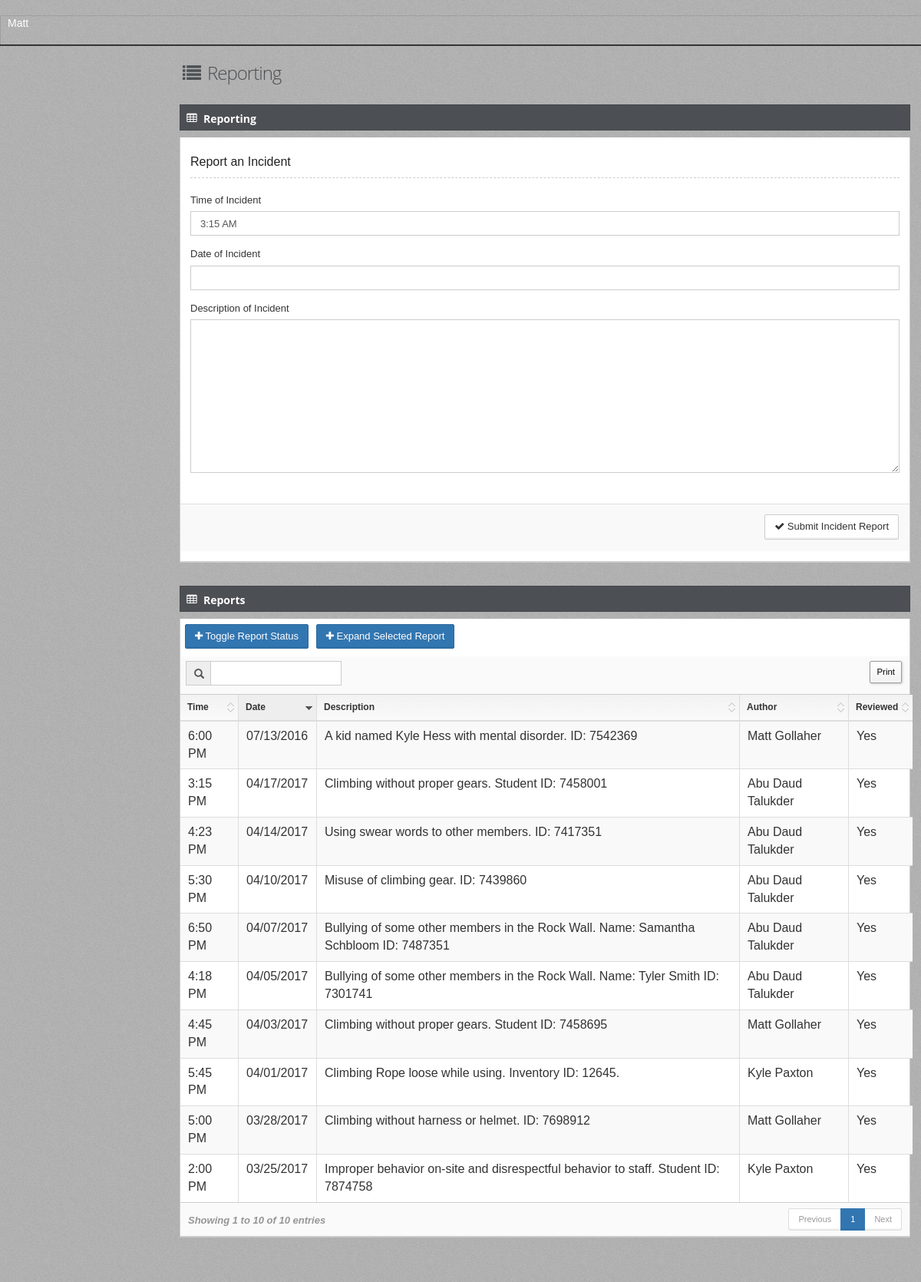
The page /reportingMaster (signed in) on the database its author committed.
### tables this page shows
CREATE TABLE "IncidentReport" (
	`Id`	INTEGER NOT NULL UNIQUE,
	`Time`	TEXT NOT NULL,
	`Date`	TEXT NOT NULL,
	`Description`	TEXT NOT NULL,
	`Author`	TEXT NOT NULL,
	`IsReviewed`	TEXT NOT NULL,
	PRIMARY KEY(`Id`)
);

### app.py (the view)
@app.route('/reportingMaster')
def reportingMaster():
    return reportingModule.reportingMaster()

### databaseFunctions.py (called while the page is built)
def getAllIncidentReportIds():
    with engine.connect() as connection:
        sqlText = text("SELECT Id FROM IncidentReport ORDER by date(Date), time(Time), Id DESC")
        result = engine.execute(sqlText)
        ids = []
        for row in result:
            ids.append(row[0])
        if not ids:
            return None
        else:
            return ids

def getAllIncidentReportTimes():
    with engine.connect() as connection:
        sqlText = text("SELECT Time FROM IncidentReport ORDER by date(Date), time(Time), Id DESC")
        result = engine.execute(sqlText)
        times = []
        for row in result:
            times.append(row[0])
        if not times:
            return None
        else:
            return times

def getAllIncidentReportDates():
    with engine.connect() as connection:
        sqlText = text("SELECT Date FROM IncidentReport ORDER by date(Date), time(Time), Id DESC")
        result = engine.execute(sqlText)
        dates = []
        for row in result:
            dates.append(row[0])
        if not dates:
            return None
        else:
            return dates

def getAllIncidentReportDescriptions():
    with engine.connect() as connection:
        sqlText = text("SELECT Description FROM IncidentReport ORDER by date(Date), time(Time), Id DESC")
        result = engine.execute(sqlText)
        descriptions = []
        for row in result:
            descriptions.append(row[0])
        if not descriptions:
            return None
        else:
            return descriptions

def getAllIncidentReportAuthors():
    with engine.connect() as connection:
        sqlText = text("SELECT Author FROM IncidentReport ORDER by date(Date), time(Time), Id DESC")
        result = engine.execute(sqlText)
        authors = []
        for row in result:
            authors.append(row[0])
        if not authors:
            return None
        else:
            return authors

def getAllIncidentReportIsRevieweds():
    with engine.connect() as connection:
        sqlText = text("SELECT IsReviewed FROM IncidentReport ORDER by date(Date), time(Time), Id DESC")
        result = engine.execute(sqlText)
        isRevieweds = []
        for row in result:
            isRevieweds.append(row[0])
        if not isRevieweds:
            return None
        else:
            return isRevieweds

### templates/reportingManager.html (shortened to what this page needs)
﻿{% extends "layout.html" %}
{%block body %}
<div id="main" role="main">
    <div id="content">
        <div class="row">
            <div class="col-xs-12 col-sm-7 col-md-7 col-lg-4">
                <h1 class="page-title txt-color-blueDark">
                    <i class="fa-fw fa fa-list"></i>
                    Reporting
                </h1>
            </div>
        </div>
        <section id="widget-grid" class="">
            <div class="row">
                <article class="col-xs-12 col-sm-12 col-md-12 col-lg-12">
                    <div class="jarviswidget jarviswidget-color-blueDark" id="wid-id-1" data-widget-editbutton="false" data-widget-colorbutton="false">
                        <header style="padding-top:10px">
                            <span class="widget-icon"> <i class="fa fa-table"></i> </span>
                            <h2 style="line-height:15px"><strong>Reporting</strong></h2>
                        </header>
                        <div>
                            <div class="widget-body">
                                <form id="reportForm" method="post" action="addIncidentRoute">
                                    <fieldset>
                                        <legend>
                                            Report an Incident
                                        </legend>
                                        <div class="form-group">
                                            <div>
                                                <label class="control-label">Time of Incident</label>
                                                <input type="text" name="incidentTime" id="incidentTime" placeholder="Time" class="form-control timepicker" required />
                                            </div>
                                        </div>
                                    </fieldset>
                                    <fieldset>
                                        <div class="form-group">
                                            <div>
                                                <label class="control-label">Date of Incident</label>
                                                <input type="text" name="incidentDate" id="incidentDate" placeholder="Date" class="form-control datepicker" required />
                                            </div>
                                        </div>
                                    </fieldset>
                                    <fieldset>
                                        <div class="form-group">
                                            <label class="control-label">Description of Incident </label>
                                            <textarea class="form-control" name="incidentDescription" rows="10" placeholder="Description the Incident" required></textarea>
                                        </div>
                                    </fieldset>
                                    <div class="form-actions">
                                        <div class="row">
                                            <div class="col-md-12">
                                                <button class="btn btn-default" type="submit">
                                                    <i class="fa fa-check"></i>
                                                    Submit Incident Report
                                                </button>
                                            </div>
                                        </div>
                                    </div>
                                </form>
                            </div>
                        </div>
                    </div>
                    <div class="jarviswidget jarviswidget-color-blueDark" id="wid-id-2" data-widget-editbutton="false" data-widget-colorbutton="false">
                        <header style="padding-top:10px">
                            <span class="widget-icon"> <i class="fa fa-table"></i> </span>
                            <h2 style="line-height:15px"><strong>Reports</strong></h2>
                        </header>
                        <div>
                            <div class="widget-body no-padding">
                                <div style="padding-bottom:10px; padding-right: 5px; padding-top: 7px;">
                                    <button class="btn btn-primary" id="toggleReviewReport" style="margin-left:6px;">
                                        <i class="fa fa-plus"></i> <span class="hidden-mobile">Toggle Report Status</span>
                                    </button>
                                    <button class="btn btn-primary" id="viewReport" style="margin-left:6px;" data-toggle="modal" data-target="#viewReportModal">
                                        <i class="fa fa-plus"></i> <span class="hidden-mobile">Expand Selected Report</span>
                                    </button>
                                </div>
                                <table id="datatable" class="table table-striped table-bordered table-hover">
                                    <thead>
                                        <tr>
                                            <th>Time</th>
                                            <th data-hide="phone">Date</th>
                                            <th data-hide="phone,tablet">Description</th>
                                            <th data-hide="phone,tablet">Author</th>
                                            <th data-hide="phone,tablet">Reviewed</th>
                                        </tr>
                                    </thead>
                                    <tbody>
                                        {% for row in reportTable %}
                                        <tr id="tr">
                                            <td>{{ row['time'] }}</td>
                                            <td>{{ row['date'] }}</td>
                                            <td title="{{ row['description'] }}"> {{ row['description'] }}</td>
                                            <td>{{ row['author'] }}</td>
                                            <td>{{ row['isReviewed'] }}</td>
                                        </tr>
                                        {% endfor %}
                                    </tbody>
                                </table>
                            </div>
                        </div>
                    </div>
                </article>
            </div>
        </section>
    </div>
</div>
    {% endblock %}

### static/css/styles.css (style rules this page uses)
body { width:100%; height:100% }

### static/css/signature-pad.css (style rules this page uses)
body { font-family: Helvetica, Sans-Serif; -moz-user-select: none; -webkit-user-select: none; -ms-user-select: none; }

### rows shown on the page
IncidentReport: time "4:18 PM", date "04/05/2017", description "Bullying of some other members in the Rock Wall. Name: Tyler Smith ID: 7301741", author "Abu Daud Talukder", isReviewed "Yes"
IncidentReport: time "4:23 PM", date "04/14/2017", description "Using swear words to other members. ID: 7417351", author "Abu Daud Talukder", isReviewed "Yes"
IncidentReport: time "3:15 PM", date "04/17/2017", description "Climbing without proper gears. Student ID: 7458001", author "Abu Daud Talukder", isReviewed "Yes"
IncidentReport: time "6:50 PM", date "04/07/2017", description "Bullying of some other members in the Rock Wall. Name: Samantha Schbloom ID: 7487351", author "Abu Daud Talukder", isReviewed "Yes"
IncidentReport: time "5:45 PM", date "04/01/2017", description "Climbing Rope loose while using. Inventory ID: 12645.", author "Kyle Paxton", isReviewed "Yes"
IncidentReport: time "4:45 PM", date "04/03/2017", description "Climbing without proper gears. Student ID: 7458695", author "Matt Gollaher", isReviewed "Yes"
IncidentReport: time "5:00 PM", date "03/28/2017", description "Climbing without harness or helmet. ID: 7698912", author "Matt Gollaher", isReviewed "Yes"
IncidentReport: time "2:00 PM", date "03/25/2017", description "Improper behavior on-site and disrespectful behavior to staff. Student ID: 7874758", author "Kyle Paxton", isReviewed "Yes"
IncidentReport: time "5:30 PM", date "04/10/2017", description "Misuse of climbing gear. ID: 7439860", author "Abu Daud Talukder", isReviewed "Yes"
IncidentReport: time "6:00 PM", date "07/13/2016", description "A kid named Kyle Hess with mental disorder. ID: 7542369", author "Matt Gollaher", isReviewed "Yes"

### other values the page prints
{{ session['currentUserFirstName'] }} "Matt"
